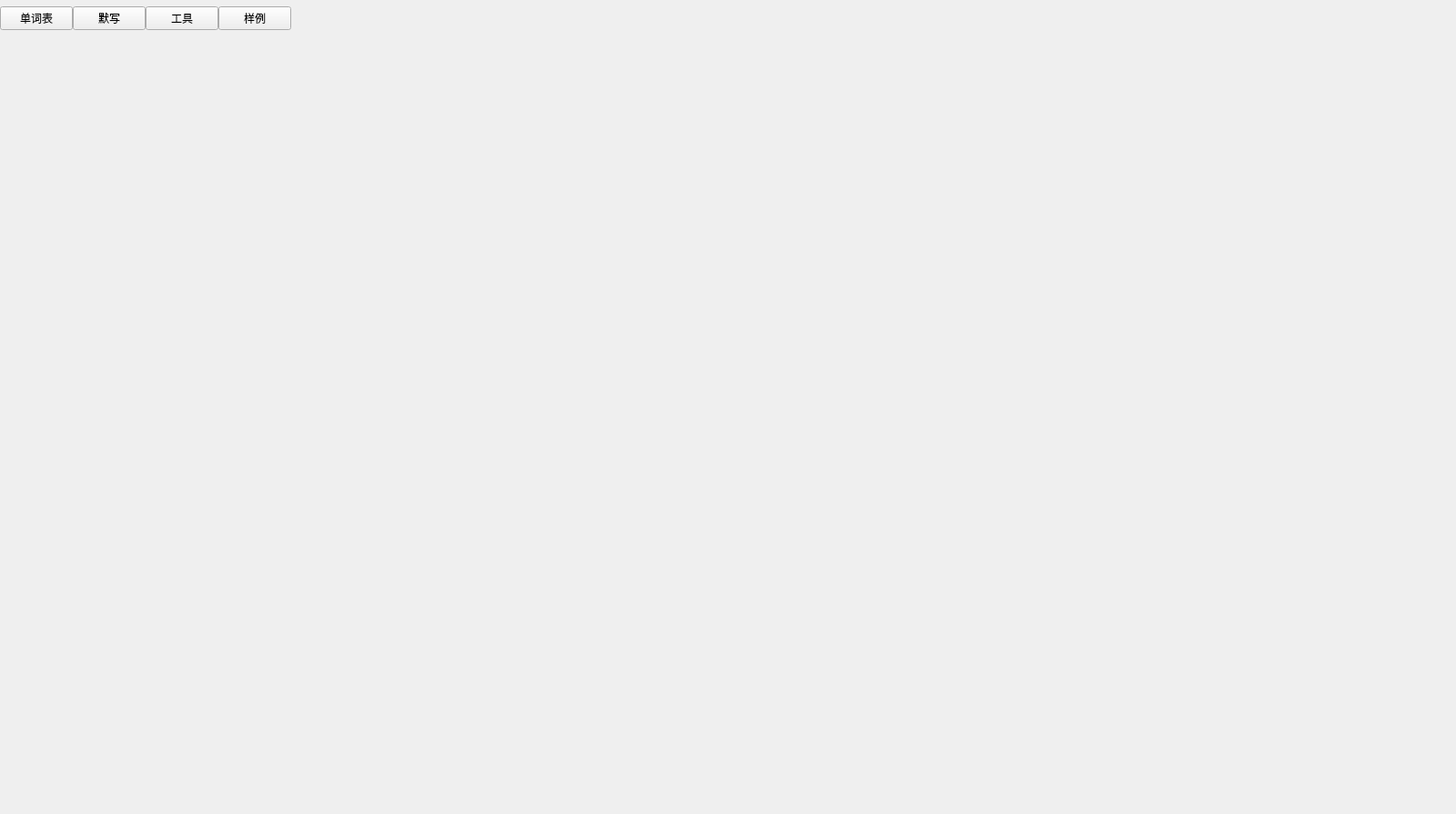
<?xml version="1.0" encoding="UTF-8"?>
<ui version="4.0">
 <class>RemWordWdg</class>
 <widget class="QWidget" name="RemWordWdg">
  <property name="geometry">
   <rect>
    <x>0</x>
    <y>0</y>
    <width>1600</width>
    <height>894</height>
   </rect>
  </property>
  <property name="minimumSize">
   <size>
    <width>1600</width>
    <height>0</height>
   </size>
  </property>
  <property name="windowTitle">
   <string>背单词</string>
  </property>
  <layout class="QVBoxLayout" name="verticalLayout">
   <property name="spacing">
    <number>0</number>
   </property>
   <property name="leftMargin">
    <number>0</number>
   </property>
   <property name="topMargin">
    <number>0</number>
   </property>
   <property name="rightMargin">
    <number>0</number>
   </property>
   <property name="bottomMargin">
    <number>0</number>
   </property>
   <item>
    <widget class="QWidget" name="widget" native="true">
     <property name="maximumSize">
      <size>
       <width>16777215</width>
       <height>40</height>
      </size>
     </property>
     <layout class="QHBoxLayout" name="horizontalLayout">
      <property name="spacing">
       <number>0</number>
      </property>
      <property name="leftMargin">
       <number>0</number>
      </property>
      <property name="topMargin">
       <number>0</number>
      </property>
      <property name="rightMargin">
       <number>0</number>
      </property>
      <property name="bottomMargin">
       <number>0</number>
      </property>
      <item>
       <widget class="QPushButton" name="btnWordList">
        <property name="text">
         <string>单词表</string>
        </property>
       </widget>
      </item>
      <item>
       <widget class="QPushButton" name="btnWordRember">
        <property name="text">
         <string>默写</string>
        </property>
       </widget>
      </item>
      <item>
       <widget class="QPushButton" name="btnTool">
        <property name="text">
         <string>工具</string>
        </property>
       </widget>
      </item>
      <item>
       <widget class="QPushButton" name="btnWordExample">
        <property name="text">
         <string>样例</string>
        </property>
       </widget>
      </item>
      <item>
       <spacer name="horizontalSpacer">
        <property name="orientation">
         <enum>Qt::Horizontal</enum>
        </property>
        <property name="sizeHint" stdset="0">
         <size>
          <width>40</width>
          <height>20</height>
         </size>
        </property>
       </spacer>
      </item>
     </layout>
    </widget>
   </item>
   <item>
    <widget class="QWidget" name="funWdg" native="true"/>
   </item>
  </layout>
 </widget>
 <layoutdefault spacing="6" margin="11"/>
 <resources/>
 <connections/>
</ui>
